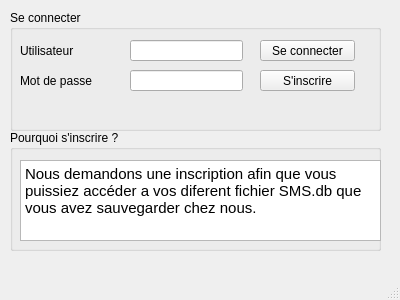
<?xml version="1.0" encoding="UTF-8"?>
<ui version="4.0">
 <class>IpodRecorverMain</class>
 <widget class="QMainWindow" name="IpodRecorverMain">
  <property name="geometry">
   <rect>
    <x>0</x>
    <y>0</y>
    <width>400</width>
    <height>300</height>
   </rect>
  </property>
  <property name="windowTitle">
   <string>IpodRecorverMain</string>
  </property>
  <widget class="QWidget" name="centralWidget">
   <widget class="QGroupBox" name="groupBox_2">
    <property name="geometry">
     <rect>
      <x>10</x>
      <y>10</y>
      <width>371</width>
      <height>121</height>
     </rect>
    </property>
    <property name="title">
     <string>Se connecter</string>
    </property>
    <widget class="QLineEdit" name="IdentLine">
     <property name="geometry">
      <rect>
       <x>120</x>
       <y>30</y>
       <width>113</width>
       <height>21</height>
      </rect>
     </property>
     <property name="font">
      <font>
       <pointsize>10</pointsize>
      </font>
     </property>
    </widget>
    <widget class="QLineEdit" name="PasswordLine">
     <property name="geometry">
      <rect>
       <x>120</x>
       <y>60</y>
       <width>113</width>
       <height>21</height>
      </rect>
     </property>
     <property name="echoMode">
      <enum>QLineEdit::Password</enum>
     </property>
    </widget>
    <widget class="QLabel" name="label">
     <property name="geometry">
      <rect>
       <x>10</x>
       <y>30</y>
       <width>67</width>
       <height>21</height>
      </rect>
     </property>
     <property name="text">
      <string>Utilisateur </string>
     </property>
    </widget>
    <widget class="QLabel" name="label_2">
     <property name="geometry">
      <rect>
       <x>10</x>
       <y>60</y>
       <width>91</width>
       <height>21</height>
      </rect>
     </property>
     <property name="text">
      <string>Mot de passe</string>
     </property>
    </widget>
    <widget class="QPushButton" name="ConnectButton">
     <property name="geometry">
      <rect>
       <x>250</x>
       <y>30</y>
       <width>95</width>
       <height>21</height>
      </rect>
     </property>
     <property name="text">
      <string>Se connecter</string>
     </property>
    </widget>
    <widget class="QPushButton" name="SubscribButton">
     <property name="geometry">
      <rect>
       <x>250</x>
       <y>60</y>
       <width>95</width>
       <height>21</height>
      </rect>
     </property>
     <property name="text">
      <string>S'inscrire</string>
     </property>
    </widget>
   </widget>
   <widget class="QGroupBox" name="groupBox">
    <property name="geometry">
     <rect>
      <x>10</x>
      <y>130</y>
      <width>371</width>
      <height>121</height>
     </rect>
    </property>
    <property name="title">
     <string>Pourquoi s'inscrire ?</string>
    </property>
    <widget class="QTextBrowser" name="textBrowser">
     <property name="geometry">
      <rect>
       <x>10</x>
       <y>30</y>
       <width>361</width>
       <height>81</height>
      </rect>
     </property>
     <property name="html">
      <string>&lt;!DOCTYPE HTML PUBLIC &quot;-//W3C//DTD HTML 4.0//EN&quot; &quot;http://www.w3.org/TR/REC-html40/strict.dtd&quot;&gt;
&lt;html&gt;&lt;head&gt;&lt;meta name=&quot;qrichtext&quot; content=&quot;1&quot; /&gt;&lt;style type=&quot;text/css&quot;&gt;
p, li { white-space: pre-wrap; }
&lt;/style&gt;&lt;/head&gt;&lt;body style=&quot; font-family:'Cantarell'; font-size:11pt; font-weight:400; font-style:normal;&quot;&gt;
&lt;p style=&quot; margin-top:0px; margin-bottom:0px; margin-left:0px; margin-right:0px; -qt-block-indent:0; text-indent:0px;&quot;&gt;Nous demandons une inscription afin que vous puissiez accéder a vos diferent fichier SMS.db que vous avez sauvegarder chez nous.&lt;/p&gt;&lt;/body&gt;&lt;/html&gt;</string>
     </property>
    </widget>
   </widget>
  </widget>
  <widget class="QStatusBar" name="statusBar"/>
 </widget>
 <layoutdefault spacing="6" margin="11"/>
 <resources/>
 <connections/>
</ui>
